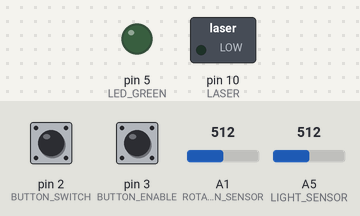
Bench run of a sketch on a simulated Arduino Uno, built with avr-gcc and run on an emulated ATmega328P. On the bench: switched loads named in the sketch (green lamp = pin HIGH), output pins drawn as LEDs (lit = HIGH). Dashed ring = blinking. The inputs (shaded band) are chosen by the test bench; at power-on: pin 2 (BUTTON_SWITCH) LOW, A5 (LIGHT_SENSOR) = 512, pin 3 (BUTTON_ENABLE) LOW, A1 (ROTATION_SENSOR) = 512. No radio packets arrive unless stated.

Above: at 1.2 s.
1.3 s: pin 2 (BUTTON_SWITCH) pulled HIGH for 3.2 s
At 2.1 s:
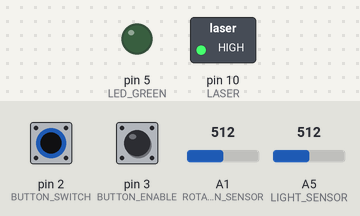
6.0 s: pin 2 (BUTTON_SWITCH) pulled HIGH for 0.15 s
At 6.9 s:
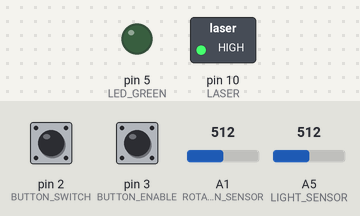
7.6 s: A5 (LIGHT_SENSOR) set to 107
9.1 s: A5 (LIGHT_SENSOR) set to 89
At 10.3 s:
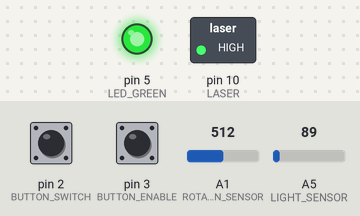
10.6 s: pin 3 (BUTTON_ENABLE) pulled HIGH for 1 s
At 11.41 s:
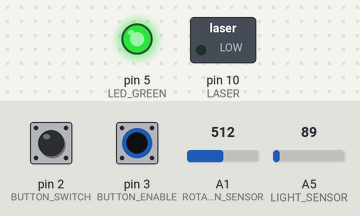
13.1 s: pin 3 (BUTTON_ENABLE) pulled HIGH for 3.2 s
At 17.2 s:
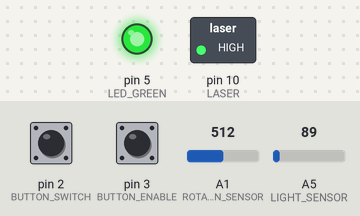
Timing chart, 0 to 18.7 s (numbered marks = the images above; inputs shaded):
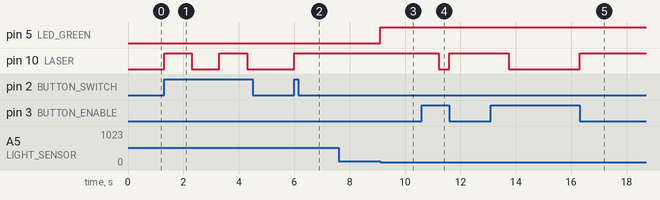

The sketch:

Laser_Tripwire.ino
```cpp
/*
  FIL DE DÉCLENCHEMENT AU LASER :

  Le microcontrôleur gère un capteur de lumière et un laser qui pointe vers ce capteur.
  Pour allumer ou éteindre le système (donc, le laser), il faut appuyer sur un bouton.

  Lorsque le faisceau du laser est bloqué et que le capteur de lumière ne reçoit plus assez de lumière, un signal radio est émis grâce au module RF 433Mhz.
  Le signal radio est alors capté par un autre microcontrôleur qui déclenche ensuite l'alarme.

  Un autre bouton permet d'éteindre temporairement le laser afin de pouvoir traverser la zone qu'il séparait.
  Ce bouton n'est fonctionnel que lorsque des capteurs de rotation sont dans des positions précises.
*/


/*
  1. VARIABLES
  2. SETUP
  3. MÉTHODES
  4. LOOP
*/


/* ======================================================================================== *\
|  ======================================================================> 1. VARIABLES
\* ======================================================================================== */

#include <Arduino.h>
#include <RH_ASK.h>
#include <SPI.h> // Nécessaire seulement pour compiler le code.

RH_ASK driver;  // Communication radio  module RF 433Mhz.

const int LED_GREEN = 5;
const int LASER = 10;
const int BUTTON_SWITCH = 2;
const int BUTTON_ENABLE = 3;
const int ROTATION_SENSOR = A1;
const int LIGHT_SENSOR = A5;


const int ACTIVATION_DELAY = 100;
const int LIGHT_THRESHOLD = 100;
const int ROTATION_THRESHOLD = 500;
const char *msg = "Hello world!"; // Message à envoyer via le module RF 433Mhz.


bool systemArmed = false;
bool rotationAccess = false;

int counter = 0;
int light;
int rotation;


void setup() {
  // Initialisation de la communication via le port série à un débit de 9600 bits/seconde :
  Serial.begin(9600);

  // Initialisation de la communication radio :
  if (!driver.init())
      Serial.println("init failed");

  pinMode(LED_GREEN, OUTPUT);
  pinMode(BUTTON_SWITCH, INPUT);
  pinMode(BUTTON_ENABLE, INPUT);

  pinMode(LASER, OUTPUT);

  pinMode(LIGHT_SENSOR, INPUT);

  pinMode(ROTATION_SENSOR, INPUT);
}


/* ======================================================================================== *\
|  ======================================================================> 3. MÉTHODES
\* ======================================================================================== */

void armSystem() {
  digitalWrite(LASER, HIGH);
  systemArmed = true;
}


void disarmSystem() {
  systemArmed = false;
  digitalWrite(LASER, LOW);
}


void checkRotation() {
  if (
    rotation >= 12 && rotation <= 20 ||
    rotation >= 62 && rotation <= 70 ||
    rotation >= 112 && rotation <= 120 ||
    rotation >= 169 && rotation <= 175 ||
    rotation >= 218 && rotation <= 226 ||
    rotation >= 268 && rotation <= 280 ||
    rotation >= 320 && rotation <= 330 ||
    rotation >= 370 && rotation <= 378 ||
    rotation >= 422 && rotation <= 430 ||
    rotation >= 457 && rotation <= 484 ||
    rotation >= 525 && rotation <= 535 ||
    rotation >= 575 && rotation <= 585 ||
    rotation >= 625 && rotation <= 635 ||
    rotation >= 675 && rotation <= 685 ||
    rotation >= 725 && rotation <= 735 ||
    rotation >= 780 && rotation <= 790 ||
    rotation >= 830 && rotation <= 840 ||
    rotation >= 882 && rotation <= 892 ||
    rotation >= 930 && rotation <= 940 ||
    rotation >= 985 && rotation <= 995
  )
  {
    rotationAccess = true;
  }
  else
  {
    rotationAccess = false;
  }

}


/* ======================================================================================== *\
|  ======================================================================> 4. LOOP
\* ======================================================================================== */

void loop() {

  // ------------------------------------------------------------------------------------->

  /*
    Si le système est éteint et que le bouton est appuyé, le système s'allume.
    Si le système est allumé et que le bouton et appuyez, le système s’éteint.
  */

  if (digitalRead(BUTTON_SWITCH) == HIGH && systemArmed == false)
  {
    armSystem();
    delay(1000);
  }
  else if (digitalRead(BUTTON_SWITCH) == HIGH && systemArmed == true)
  {
    disarmSystem();
    delay(1000);
  }

  // ------------------------------------------------------------------------------------->

  /*
    Pendant que le système est armé, la variable "counter" incrémente de 1 à chaque boucle et les données du capteur de lumière sont lues.
    Pendant que le bouton est appuyé, le système se met en pause et la variable “counter” est continuellement remise à 0.
    Dès que le bouton est relâché, la variable “counter” recommence à s’incrémenter.
    Le système d'alarme de plus de déclencher que lorsque la variable “counter” est supérieure à “ACTIVATION_DELAY”.
    Cela permet de donner une certaine marge de manœuvre entre la réactivation du système lorsque le bouton n’est plus appuyé et le possible déclenchement de l’alarme.
    L'alarme se déclenche dès que le bouton est relâché sans cette précaution.
  */

  if (systemArmed)
  {
    counter = counter + 1;

    rotation = analogRead(ROTATION_SENSOR);
    light = analogRead(LIGHT_SENSOR);

    checkRotation();

    // Mise en pause du système d'alarme :
    while(digitalRead(BUTTON_ENABLE) == HIGH && rotation > ROTATION_THRESHOLD)
    {
      disarmSystem();
      counter = 0;
    }

    armSystem();

    // Déclenchement de l'alarme :
    if (light <= LIGHT_THRESHOLD && counter > ACTIVATION_DELAY)
    {
      digitalWrite(LED_GREEN, HIGH);
      driver.send((uint8_t *)msg, strlen(msg));
      driver.waitPacketSent();
      delay(1000);
    }
  }
}
```

Measured:
- the behaviour switches between 101 and 100 on A5 (LIGHT_SENSOR) (found by bisection; images 2 and 3)
- after the input at 1.3 s, pin 10 (LASER): alternates HIGH for 1.0 s and LOW for 1.0 s, starting at once
- after the input at 6.0 s, pin 10 (LASER): LOW → HIGH at once
- after the input at 7.6 s, every drawn part: stays the same
- after the input at 9.1 s, pin 5 (LED_GREEN): LOW → HIGH at once
- after the input at 10.6 s, pin 10 (LASER): HIGH → LOW after 0.62 s, → HIGH 0.38 s later
- after the input at 13.1 s, pin 10 (LASER): HIGH → LOW after 0.65 s, → HIGH 2.6 s later
